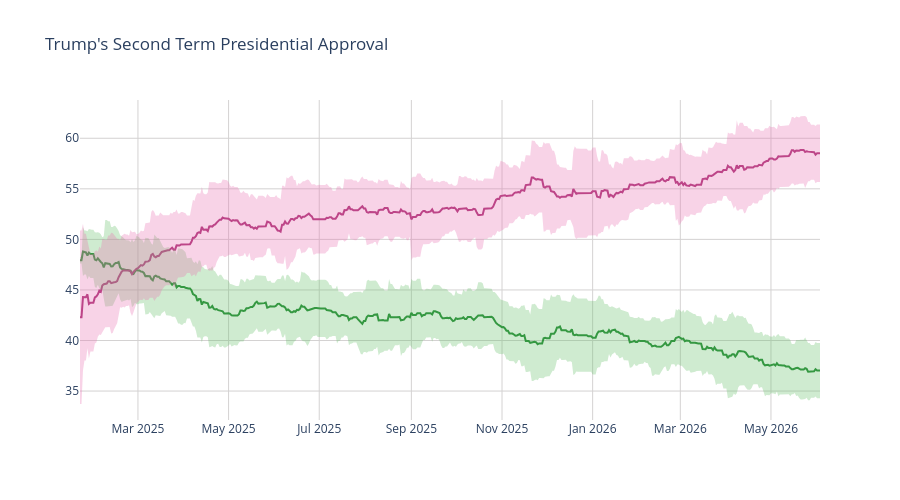

Notebook cell for this chart:
### Code cell
disappr_ci_hex = "#e86eaf"
appr_ci_hex = "#60be65"
disappr_ci_rgba = "rgba(232, 110, 175, 0.3)"
appr_ci_rgba = "rgba(96, 190, 101, 0.3)"
grid_col = "#d4d2d2"


# Approve
fig = go.Figure(go.Scatter(
    x=pres['end_date'],
    y=pres['approve'],
    hovertemplate="%{y:.2f}%",
    name="<b>Approve</b>",
    line=dict(color="#228833"),
    showlegend=False
))

# Disapprove
fig.add_trace(go.Scatter(
    x=pres['end_date'],
    y=pres['disapprove'],
    hovertemplate="%{y:.2f}%",
    name="<b>Disapprove</b>",
    line=dict(color="#aa3377"),
    showlegend=False
    )
)

# Approve CI
fig.add_traces([

    # Upper bound
    go.Scatter(
        x=pres['end_date'],
        y=pres['approve_upper_ci'],
        marker=dict(color=appr_ci_hex),
        line=dict(width=0),
        mode='lines',
        showlegend=False,
        hoverinfo="skip"
    ),

    # Lower bound
    go.Scatter(
        x=pres['end_date'],
        y=pres['approve_lower_ci'],
        marker=dict(color=appr_ci_hex),
        line=dict(width=0),
        mode='lines',
        fillcolor=appr_ci_rgba,
        fill="tonexty",
        showlegend=False,
        hoverinfo="skip"
    )
])

# Disapprove CI
fig.add_traces([

    # Upper bound
    go.Scatter(
        x=pres['end_date'],
        y=pres['disapprove_upper_ci'],
        marker=dict(color=disappr_ci_hex),
        line=dict(width=0),
        mode='lines',
        showlegend=False,
        hoverinfo="skip"
    ),

    # Lower bound
    go.Scatter(
        x=pres['end_date'],
        y=pres['disapprove_lower_ci'],
        marker=dict(color=disappr_ci_hex),
        line=dict(width=0),
        mode='lines',
        fillcolor=disappr_ci_rgba,
        fill="tonexty",
        showlegend=False,
        hoverinfo="skip"
    )
])

fig.update_layout(
    title=dict(text="Trump's Second Term Presidential Approval"),
    hovermode="x"
)

fig.update_xaxes(gridcolor=grid_col)
fig.update_yaxes(gridcolor=grid_col)

fig.update_layout(hovermode="x", hoverlabel_align="right", plot_bgcolor="rgba(0, 0, 0, 0)", height=500)
fig.show()

### Figure 1 — Plotly figure (JSON) as saved in the notebook; plotly's stock layout.template omitted (floating-point values rounded to 4 significant figures; data arrays with more than 128 entries replaced by an {"elided": "..."} marker saying what was removed)
{"data": [{"hovertemplate": "%{y:.2f}%", "line": {"color": "#228833"}, "name": "<b>Approve</b>", "showlegend": false, "type": "scatter", "x": {"elided": "499 str values"}, "y": {"elided": "499 float values"}}, {"hovertemplate": "%{y:.2f}%", "line": {"color": "#aa3377"}, "name": "<b>Disapprove</b>", "showlegend": false, "type": "scatter", "x": {"elided": "499 str values"}, "y": {"elided": "499 float values"}}, {"hoverinfo": "skip", "line": {"width": 0}, "marker": {"color": "#60be65"}, "mode": "lines", "showlegend": false, "type": "scatter", "x": {"elided": "499 str values"}, "y": {"elided": "499 float values"}}, {"fill": "tonexty", "fillcolor": "rgba(96, 190, 101, 0.3)", "hoverinfo": "skip", "line": {"width": 0}, "marker": {"color": "#60be65"}, "mode": "lines", "showlegend": false, "type": "scatter", "x": {"elided": "499 str values"}, "y": {"elided": "499 float values"}}, {"hoverinfo": "skip", "line": {"width": 0}, "marker": {"color": "#e86eaf"}, "mode": "lines", "showlegend": false, "type": "scatter", "x": {"elided": "499 str values"}, "y": {"elided": "499 float values"}}, {"fill": "tonexty", "fillcolor": "rgba(232, 110, 175, 0.3)", "hoverinfo": "skip", "line": {"width": 0}, "marker": {"color": "#e86eaf"}, "mode": "lines", "showlegend": false, "type": "scatter", "x": {"elided": "499 str values"}, "y": {"elided": "499 float values"}}], "layout": {"height": 500, "hoverlabel": {"align": "right"}, "hovermode": "x", "plot_bgcolor": "rgba(0, 0, 0, 0)", "title": {"text": "Trump's Second Term Presidential Approval"}, "xaxis": {"gridcolor": "#d4d2d2"}, "yaxis": {"gridcolor": "#d4d2d2"}}}
